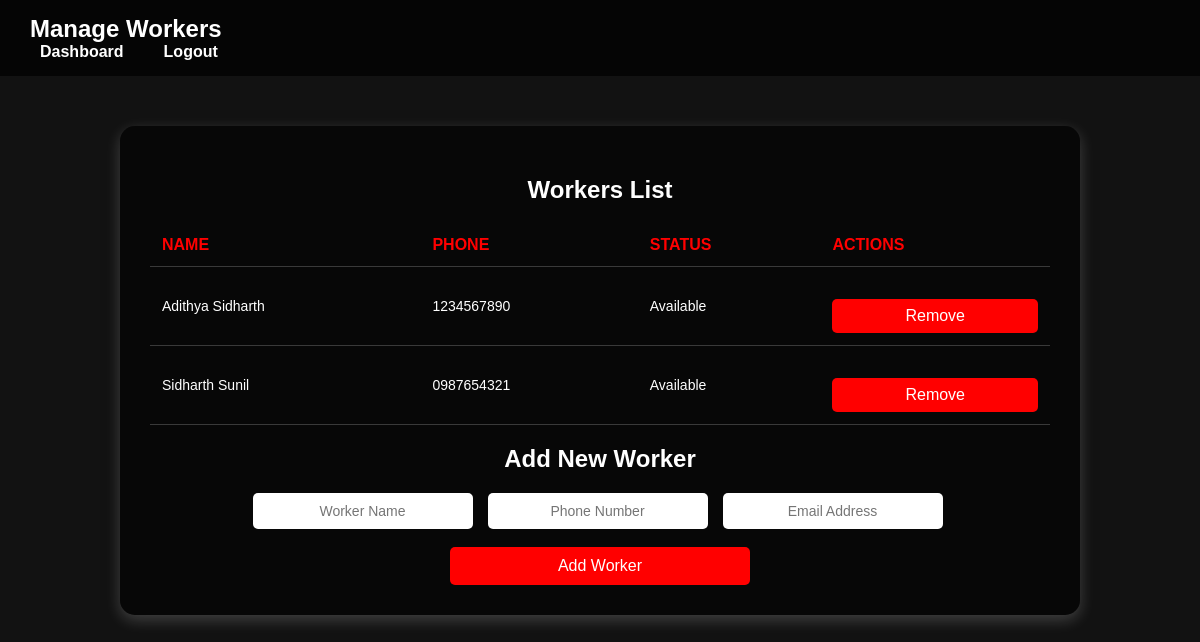
The app's page /manage-workers/ (signed in), older data.
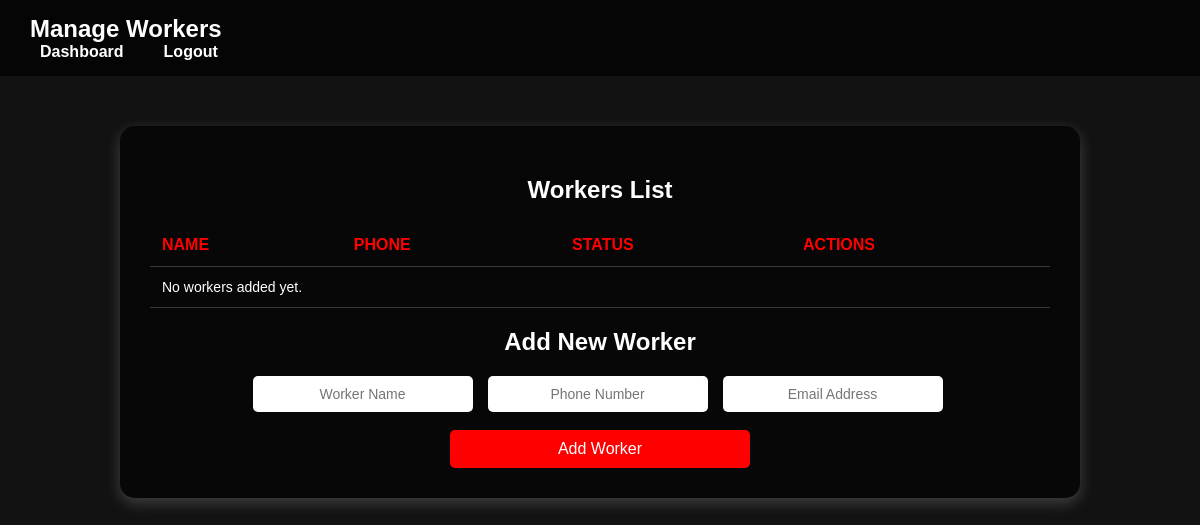
The same page, newer data.
### myapp/models.py (models this page shows, shortened)
class Worker(models.Model):
    garage = models.ForeignKey('Garage', on_delete=models.CASCADE)
    name = models.CharField(max_length=100)
    phone = models.CharField(max_length=15)
    email = models.EmailField(null=True, blank=True)
    STATUS_CHOICES = [
        ('available', 'Available'),
        ('assigned', 'Assigned'),
        ('unavailable', 'Unavailable'),
    ]
    status = models.CharField(max_length=11, choices=STATUS_CHOICES, default='available')
    current_request = models.ForeignKey('Request', null=True, blank=True, on_delete=models.SET_NULL, related_name='assigned_worker')  # Add related_name
    is_active = models.BooleanField(default=True)  # This is the toggle

### myapp/views.py (the view, shortened to what this page needs)
# urls.py: path('manage-workers/', views.manage_workers, name='manage_workers'),
def manage_workers(request):
    garage_id = request.session.get('garage_id')
    if not garage_id:
        return redirect('garage_owner_login')
    garage = Garage.objects.get(id=garage_id)
    workers = Worker.objects.filter(garage=garage)  # Fetch all workers of this garage
    return render(request, 'manage_worker.html', {'garage': garage, 'workers': workers})

### templates/manage_worker.html (shortened to what this page needs)
{% load static %}
<!DOCTYPE html>
<html lang="en">
<head>
    <link rel="stylesheet" href="{% static 'css/manage_workers.css' %}">
</head>
<body>
    <header>
        <nav>
            <h1>Manage Workers</h1>
            <ul>
                <li><a href="{% url 'garage_dashboard' %}">Dashboard</a></li>
                <li><a href="{% url 'logout' %}">Logout</a></li>
            </ul>
        </nav>
    </header>
    <section class="worker-management">
        <h2>Workers List</h2>
        <table>
            <tr>
                <th>Name</th>
                <th>Phone</th>
                <th>Status</th>
                <th>Actions</th>
            </tr>
            {% for worker in workers %}
            <tr>
                <td>{{ worker.name }}</td>
                <td>{{ worker.phone }}</td>
                <td>{{ worker.get_status_display }}</td>
                <td>
                    <form action="{% url 'remove_worker' worker.id %}" method="POST">
                        <button type="submit" class="btn-delete">Remove</button>
                    </form>
                </td>
            </tr>
            {% empty %}
            <tr>
                <td colspan="4">No workers added yet.</td>
            </tr>
            {% endfor %}
        </table>
        <h2>Add New Worker</h2>
        <form action="{% url 'add_worker' %}" method="POST">
            <input type="text" name="name" placeholder="Worker Name" required>
            <input type="tel" name="phone" placeholder="Phone Number" pattern="[\+0-9\-\(\)\s]{10,15}" required>
            <input type="email" name="email" placeholder="Email Address" required>
            <button type="submit">Add Worker</button>
        </form>
    </section>
</body>
</html>

Row changes from the older to the newer data that the page shows:
removed Worker: name "Adithya Sidharth", phone "1234567890", status "Available"
removed Worker: name "Sidharth Sunil", phone "0987654321", status "Available"
Text that changed along with them:
text now shown: "No workers added yet."
